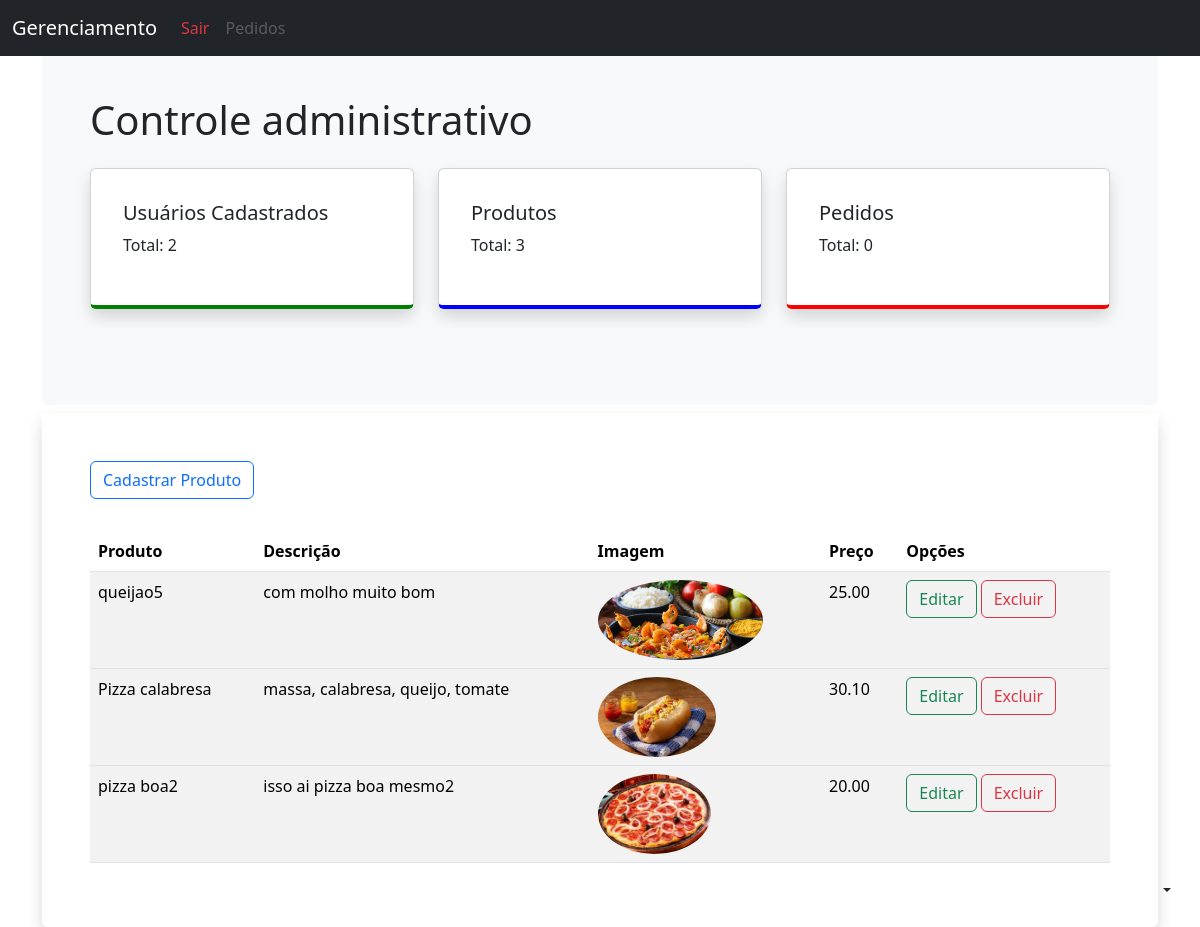
The app's page /admin/index.php with its own data.
### tables this page shows
CREATE TABLE IF NOT EXISTS `produto` (
  `id_produto` int NOT NULL AUTO_INCREMENT,
  `nome_produto` varchar(255) NOT NULL,
  `descricao` varchar(255) NOT NULL,
  `imagem` varchar(255) NOT NULL,
  `preco` decimal(10,2) NOT NULL,
  PRIMARY KEY (`id_produto`)
);

### admin/index.php (the view, shortened to what this page needs)
<?php
include '../config/conexao.php';
$sql = "SELECT * FROM produto";
$query = mysqli_query($conexao, $sql);
$contagem = mysqli_num_rows($query);
$sql2 = "SELECT * FROM usuario";
$query2 = mysqli_query($conexao, $sql2);
$contagem2 = mysqli_num_rows($query2);
$sql3 = "SELECT * FROM pedido";
$query3 = mysqli_query($conexao, $sql3);
$contagem3 = mysqli_num_rows($query3);
?>
<!DOCTYPE html>
<html lang="en">
<head>
    <link href="https://cdn.jsdelivr.net/npm/bootstrap@5.3.2/dist/css/bootstrap.min.css" rel="stylesheet"
>
</head>
<body>
    <div class="dropdown position-fixed bottom-0 end-0 mb-3 me-3 bd-mode-toggle">
        <button class="btn btn-bd-primary py-2 dropdown-toggle d-flex align-items-center" id="bd-theme" type="button"
            aria-expanded="false" data-bs-toggle="dropdown" aria-label="Toggle theme (auto)">
            <svg class="bi my-1 theme-icon-active" width="1em" height="1em">
                <use href="#circle-half"></use>
            </svg>
        </button>
    </div>
    <nav class="navbar navbar-expand-md navbar-dark fixed-top bg-dark">
        <div class="container-fluid">
            <a class="navbar-brand" href="#">Gerenciamento</a>
            <div class="collapse navbar-collapse" id="navbarCollapse">
                <ul class="navbar-nav me-auto mb-2 mb-md-0">
                    <li class="nav-item">
                        <a class="nav-link text-danger" href="../usuario/sair.php">Sair</a>
                    </li>
                    <li class="nav-item">
                        <a class="nav-link disabled" aria-disabled="true">Pedidos</a>
                    </li>
                </ul>
            </div>
        </div>
    </nav>
    <main class="container mt-5">
        <div class="bg-body-tertiary p-5 rounded">
            <h1>Controle administrativo</h1>
            <div class="row mt-4">
                <div class="col-md-4">
                    <div class="card shadow p-3 mb-5 bg-white rounded border-green">
                        <div id="card1" class="card-body">
                            <h5 class="card-title">Usuários Cadastrados</h5>
                            <p class="card-text">Total:
                                <?php echo $contagem2 ?>
                            </p>
                        </div>
                    </div>
                </div>
                <div class="col-md-4">
                    <div class="card shadow p-3 mb-5 bg-white rounded border-blue">
                        <div id="card2" class="card-body">
                            <h5 class="card-title">Produtos</h5>
                            <p class="card-text">Total:
                                <?php echo $contagem ?>
                            </p>
                        </div>
                    </div>
                </div>
                <div class="col-md-4">
                    <div class="card shadow p-3 mb-5 bg-white rounded border-red">
                        <div id="card3" class="card-body">
                            <h5 class="card-title">Pedidos</h5>
                            <p class="card-text">Total:
                                <?php echo $contagem3 ?>
                            </p>
                        </div>
                    </div>
                </div>
            </div>
        </div>
    </main>
    <div class="container mt-2">
        <div class="bg-transparent shadow p-5 rounded">
            <button type="button" class="btn btn-outline-primary" data-bs-toggle="modal" data-bs-target="#exampleModal"
                data-bs-whatever="@getbootstrap">Cadastrar Produto</button>
            <h5 class="text-center text-white">Tabela de Produtos</h5>
            <table class="table table-hover table-striped table-shadow">
                <thead class="table-header">
                    <tr>
                        <th scope="col">Produto</th>
                        <th scope="col">Descrição</th>
                        <th scope="col">Imagem</th>
                        <th scope="col">Preço</th>
                        <th scope="col">Opções</th>
                    </tr>
                </thead>
                <tbody class="table-body">
                    <?php
                    $sql = "SELECT * FROM  produto";
                    $query = mysqli_query($conexao, $sql);
                    while ($dados = mysqli_fetch_assoc($query)) {
                        $id = $dados['id_produto'];
                        $produto = $dados['nome_produto'];
                        $descricao = $dados['descricao'];
                        $img = $dados['imagem'];
                        $preco = $dados['preco'];
                        ?>
                        <tr>
                            <td>
                                <?php echo $produto ?>
                            </td>
                            <td>
                                <?php echo $descricao ?>
                            </td>
                            <td class="">
                                <img class="rounded-circle" src="<?php echo $img ?>" alt="Product Image" height="80px">
                            </td>
                            <td>
                                <?php echo $preco ?>
                            </td>
                            <td>
                                <a class="btn btn-outline-success" href="admin.php" data-bs-toggle="modal"
                                    data-bs-target="#editModal<?php echo $id ?>"
                                    onclick="preencherModalEdicao(<?php echo $id ?>, '<?php echo addslashes($produto) ?>', '<?php echo addslashes($descricao) ?>', '<?php echo addslashes($img) ?>', '<?php echo $preco ?>')">Editar</a>
                                <a class="btn btn-outline-danger" href="admin.php?excluir=<?php echo $id ?>">Excluir</a>
                            </td>
                        </tr>
                    </tbody>
                <?php } ?>
            </table>
        </div>
    </div>
</body>
</html>

### admin/index.php (style rules this page uses)
.border-green { border-bottom: 4px solid green; }
.border-blue { border-bottom: 4px solid blue; }
.border-red { border-bottom: 4px solid red; }

### records on screen
produto: nome_produto "queijao5", descricao "com molho muito bom", imagem (picture), preco "25.00"
produto: nome_produto "Pizza calabresa", descricao "massa, calabresa, queijo, tomate", imagem (picture), preco "30.10"
produto: nome_produto "pizza boa2", descricao "isso ai pizza boa mesmo2", imagem (picture), preco "20.00"

### other values on screen
$contagem2 "2"
$contagem "3"
$contagem3 "0"
